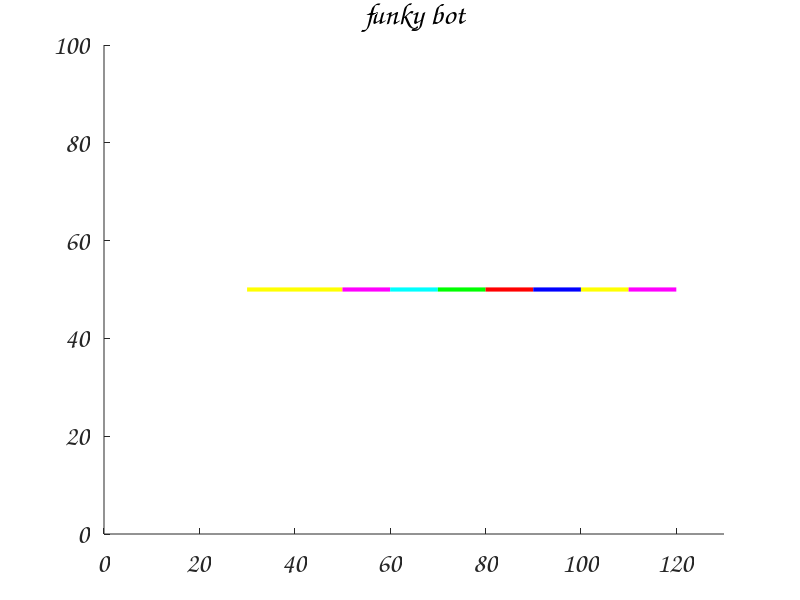

This figure's MATLAB source: (Note: this script raises an error after producing the figure.)
%clear existing windows - FULLSCREEN!!!!!!!
close all; figure('units','normalized','outerposition',[0 0 1 1])

%workspace dimensions
xMax = 130;
yMax = 100;
axis([0 xMax 0 yMax])

%robot
base = [30,50];
link1Length = 20; link2Length = 10; link3Length = 20; link4Length = 10;
link5Length = 5; link6Length = 15; link7Length = 30; link8Length = 20; 

maxAngle = 720; step = 1;

link1Start = base;  link1End = [link1Start(1)+link1Length,50];
link2Start = [link1End(1),50];  link2End = [link2Start(1)+link2Length,50];
link3Start = [link2End(1),50];  link3End = [link3Start(1)+link2Length,50];
link4Start = [link3End(1),50];  link4End = [link4Start(1)+link2Length,50];
link5Start = [link4End(1),50];  link5End = [link5Start(1)+link2Length,50];
link6Start = [link5End(1),50];  link6End = [link6Start(1)+link2Length,50];
link7Start = [link6End(1),50];  link7End = [link7Start(1)+link2Length,50];
link8Start = [link7End(1),50];  link8End = [link8Start(1)+link2Length,50];

link1 = line([link1Start(1), link1End(1)], [link1Start(2), link1End(2)], 'LineWidth', 3);
link2 = line([link2Start(1), link2End(1)], [link2Start(2), link2End(2)], 'LineWidth', 3);
link3 = line([link3Start(1), link3End(1)], [link3Start(2), link3End(2)], 'LineWidth', 3);
link4 = line([link4Start(1), link4End(1)], [link4Start(2), link4End(2)], 'LineWidth', 3);
link5 = line([link5Start(1), link5End(1)], [link5Start(2), link5End(2)], 'LineWidth', 3);
link6 = line([link6Start(1), link6End(1)], [link6Start(2), link6End(2)], 'LineWidth', 3);
link7 = line([link7Start(1), link7End(1)], [link7Start(2), link7End(2)], 'LineWidth', 3);
link8 = line([link8Start(1), link8End(1)], [link8Start(2), link8End(2)], 'LineWidth', 3);

%funky part starts here
while(1)
k = waitforbuttonpress;
set(link1, 'Color', 'y');  set(link2, 'Color', 'm');  set(link3, 'Color', 'c'); set(link4, 'Color', 'g');
set(link5, 'Color', 'r');  set(link6, 'Color', 'b');  set(link7, 'Color', 'y'); set(link8, 'Color', 'm');
title('funky bot', 'FontSize', 70, 'FontName', 'Comic Sans MS')
set(gca, 'FontSize', 20, 'FontName', 'Comic Sans MS');

for i = 1:step:maxAngle
rotateLink(link1, 1);
rotateLink(link2, 2);
rotateLink(link3, -3);
rotateLink(link4, 2);
rotateLink(link5, -5);
rotateLink(link6, 2);
rotateLink(link7, 3);
rotateLink(link8, -1);

updateJoint(link1, link2);
updateJoint(link2, link3);
updateJoint(link3, link4);
updateJoint(link4, link5);
updateJoint(link5, link6);
updateJoint(link6, link7);
updateJoint(link7, link8);

if(mod(i,7)==0)
    r=rand; g=rand; b=rand;
    whitebg([r, g, b])
end
pause(0.01);
end

%go back to serious mode
title('')
set(gca, 'FontSize', 10, 'FontName', 'Helvetica');
whitebg('white')
set(link1, 'Color', 'b');  set(link2, 'Color', 'b');  set(link3, 'Color', 'b'); set(link4, 'Color', 'b');
set(link5, 'Color', 'b');  set(link6, 'Color', 'b');  set(link7, 'Color', 'b'); set(link8, 'Color', 'b');
end
pause(2.5);
close all;